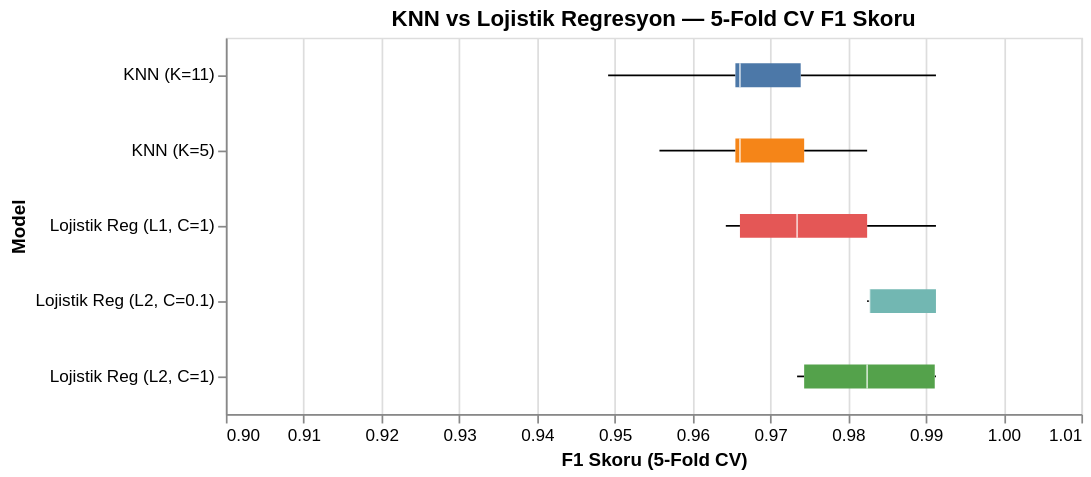

Write notebook code for a chart like this one.
### Markdown cell above
---
## 18. KNN ile Karşılaştırma

| Özellik | Lojistik Regresyon | KNN |
|---------|-------------------|-----|
| Karar sınırı | **Doğrusal** | Doğrusal olmayan |
| Eğitim hızı | Orta (iter.) | **Anında (O(1))** |
| Tahmin hızı | **Hızlı (O(d))** | Yavaş (O(Nd)) |
| Yorumlanabilirlik | **Yüksek** (katsayılar) | Düşük |
| Olasılık kalitesi | **İyi (kalibre)** | Yaklaşık |
| Ölçeklendirme | Gerekli | Zorunlu |
| Bellek | **Az** | Yüksek (tüm veri) |
| Regularization | **Yerleşik (L1/L2)** | Yok |

### Code cell
# ─── KNN vs Lojistik Regresyon — CV ile Karşılaştırma ────────────────────────

# 5-katlı stratified CV
cv = StratifiedKFold(n_splits=5, shuffle=True, random_state=RANDOM_STATE)

models = {
    'Lojistik Reg (L2, C=1)' : LogisticRegression(C=1.0, max_iter=1000, random_state=RANDOM_STATE),
    'Lojistik Reg (L1, C=1)' : LogisticRegression(C=1.0, penalty='l1', solver='liblinear', random_state=RANDOM_STATE),
    'Lojistik Reg (L2, C=0.1)': LogisticRegression(C=0.1, max_iter=1000, random_state=RANDOM_STATE),
    'KNN (K=5)'               : KNeighborsClassifier(n_neighbors=5),
    'KNN (K=11)'              : KNeighborsClassifier(n_neighbors=11),
}

cv_results = {}
for name, model in models.items():
    scores = cross_val_score(model, X_train_sc, y_train,
                              cv=cv, scoring='f1', n_jobs=-1)
    cv_results[name] = scores

# Altair ile görselleştir
records = []
for model_name, scores in cv_results.items():
    for fold_i, score in enumerate(scores):
        records.append({'Model': model_name, 'F1': score, 'Fold': f'Fold {fold_i+1}'})

df_cv = pd.DataFrame(records)

chart = alt.Chart(df_cv).mark_boxplot(extent='min-max').encode(
    x=alt.X('F1:Q', scale=alt.Scale(domain=[0.9, 1.01]), title='F1 Skoru (5-Fold CV)'),
    y=alt.Y('Model:N', sort='-x'),
    color=alt.Color('Model:N', legend=None)
).properties(
    width=500, height=220,
    title='KNN vs Lojistik Regresyon — 5-Fold CV F1 Skoru'
)

chart.configure_title(fontSize=13).show()

print('\nModel Karşılaştırması (CV F1 Ortalama ± Std):')
for name, scores in cv_results.items():
    print(f'  {name:35s}: {scores.mean():.4f} ± {scores.std():.4f}')

### Figure 1 — Vega-Lite specification as saved in the notebook (floating-point values rounded to 4 significant figures)
{"config": {"view": {"continuousWidth": 300, "continuousHeight": 300}, "title": {"fontSize": 13}}, "data": {"name": "data-d5cdddb864d0e1c666ce787dbcf5a807"}, "mark": {"type": "boxplot", "extent": "min-max"}, "encoding": {"color": {"field": "Model", "legend": null, "type": "nominal"}, "x": {"field": "F1", "scale": {"domain": [0.9, 1.01]}, "title": "F1 Skoru (5-Fold CV)", "type": "quantitative"}, "y": {"field": "Model", "sort": "-x", "type": "nominal"}}, "height": 220, "title": "KNN vs Lojistik Regresyon — 5-Fold CV F1 Skoru", "width": 500, "$schema": "https://vega.github.io/schema/vega-lite/v5.20.1.json", "datasets": {"data-d5cdddb864d0e1c666ce787dbcf5a807": [{"Model": "Lojistik Reg (L2, C=1)", "F1": 0.9744, "Fold": "Fold 1"}, {"Model": "Lojistik Reg (L2, C=1)", "F1": 0.9912, "Fold": "Fold 2"}, {"Model": "Lojistik Reg (L2, C=1)", "F1": 0.9825, "Fold": "Fold 3"}, {"Model": "Lojistik Reg (L2, C=1)", "F1": 0.9913, "Fold": "Fold 4"}, {"Model": "Lojistik Reg (L2, C=1)", "F1": 0.9735, "Fold": "Fold 5"}, {"Model": "Lojistik Reg (L1, C=1)", "F1": 0.9661, "Fold": "Fold 1"}, {"Model": "Lojistik Reg (L1, C=1)", "F1": 0.9825, "Fold": "Fold 2"}, {"Model": "Lojistik Reg (L1, C=1)", "F1": 0.9643, "Fold": "Fold 3"}, {"Model": "Lojistik Reg (L1, C=1)", "F1": 0.9913, "Fold": "Fold 4"}, {"Model": "Lojistik Reg (L1, C=1)", "F1": 0.9735, "Fold": "Fold 5"}, {"Model": "Lojistik Reg (L2, C=0.1)", "F1": 0.9828, "Fold": "Fold 1"}, {"Model": "Lojistik Reg (L2, C=0.1)", "F1": 0.9825, "Fold": "Fold 2"}, {"Model": "Lojistik Reg (L2, C=0.1)", "F1": 0.9913, "Fold": "Fold 3"}, {"Model": "Lojistik Reg (L2, C=0.1)", "F1": 0.9828, "Fold": "Fold 4"}, {"Model": "Lojistik Reg (L2, C=0.1)", "F1": 0.9913, "Fold": "Fold 5"}, {"Model": "KNN (K=5)", "F1": 0.9661, "Fold": "Fold 1"}, {"Model": "KNN (K=5)", "F1": 0.9744, "Fold": "Fold 2"}, {"Model": "KNN (K=5)", "F1": 0.9558, "Fold": "Fold 3"}, {"Model": "KNN (K=5)", "F1": 0.9655, "Fold": "Fold 4"}, {"Model": "KNN (K=5)", "F1": 0.9825, "Fold": "Fold 5"}, {"Model": "KNN (K=11)", "F1": 0.9661, "Fold": "Fold 1"}, {"Model": "KNN (K=11)", "F1": 0.9739, "Fold": "Fold 2"}, {"Model": "KNN (K=11)", "F1": 0.9492, "Fold": "Fold 3"}, {"Model": "KNN (K=11)", "F1": 0.9655, "Fold": "Fold 4"}, {"Model": "KNN (K=11)", "F1": 0.9913, "Fold": "Fold 5"}]}}
